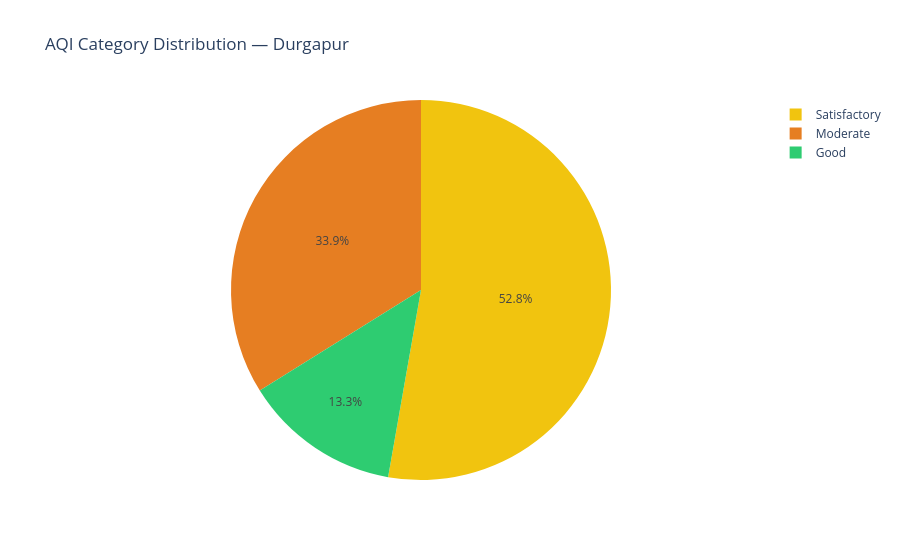

Notebook code cell kept with this figure:
### Code cell
# ── PLOT 4: AQI Category Pie Chart ───────────────────────────────
category_counts = df['AQI_Category'].value_counts()
colors = ['#2ecc71','#f1c40f','#e67e22','#e74c3c','#8e44ad','#2c3e50']
category_colors = dict(zip(
    ['Good','Satisfactory','Moderate','Poor','Very Poor','Severe'], colors))

fig = px.pie(
    names=category_counts.index,
    values=category_counts.values,
    title="AQI Category Distribution — Durgapur",
    color=category_counts.index,
    color_discrete_map=category_colors
)
fig.write_html("C:/Users/Rahul Nag/Projects/self/durgapur-aqi-analytics/reports/aqi_category_pie.html")
fig.show()

### Figure 1 — Plotly figure (JSON) as saved in the notebook; plotly's stock layout.template omitted (floating-point values rounded to 4 significant figures)
{"data": [{"customdata": [["Satisfactory"], ["Moderate"], ["Good"]], "domain": {"x": [0, 1], "y": [0, 1]}, "hovertemplate": "label=%{label}<br>value=%{value}<br>color=%{customdata[0]}<extra></extra>", "labels": ["Satisfactory", "Moderate", "Good"], "legendgroup": "", "marker": {"colors": ["#f1c40f", "#e67e22", "#2ecc71"]}, "name": "", "showlegend": true, "type": "pie", "values": [771, 495, 195]}], "layout": {"legend": {"tracegroupgap": 0}, "title": {"text": "AQI Category Distribution — Durgapur"}}}
